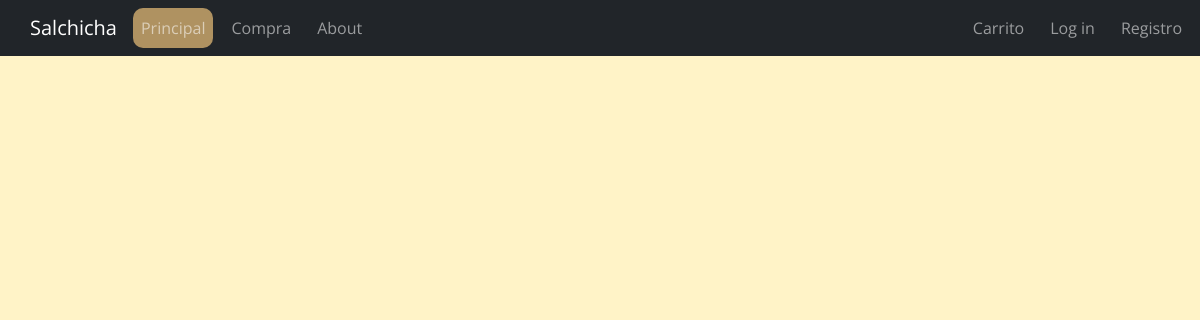
The app's page /compra, older data.
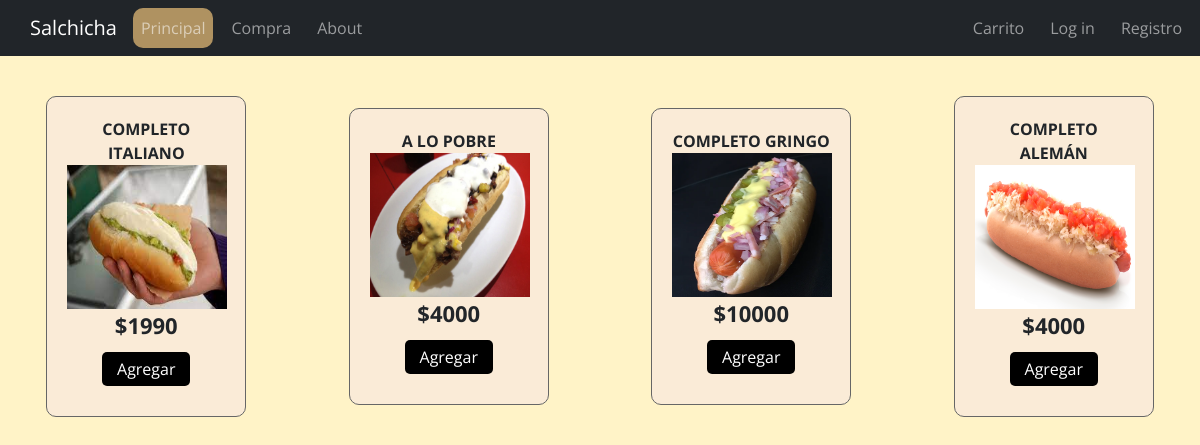
The same page, newer data.
### core/models.py (models this page shows, shortened)
class Producto(models.Model):
    nombre = models.CharField(max_length=100)
    descripcion = models.TextField()
    precio = models.PositiveIntegerField()
    stock = models.PositiveIntegerField()
    imagen = models.ImageField(upload_to='producto')

### core/views.py (the view)
# urls.py: path('compra', compra, name="compra"),
def compra(request):
    data = {
        'productos':Producto.objects.all()
    }
    return render(request, 'core/compra.html', data)

### core/templates/core/compra.html (shortened to what this page needs)
{% extends 'core/base.html' %}
{% load static %}
{% block css %}
<link rel="stylesheet" href="{% static 'core/'%}css/carrito.css">
{% endblock %}
{% block javascript %}
<link rel="stylesheet" href="https://cdnjs.cloudflare.com/ajax/libs/font-awesome/6.2.1/css/all.min.css" />
{% endblock %}
{% block contenido %}
    <section class="contenedor">
        <div class="contenedor-items">
            {% for producto in productos %}
            <div class="item">
                <span class="titulo-item"> {{ producto.nombre }} </span>
                <img src="{{ producto.imagen.url }}" alt="{{ producto.nombre }}" class="img-item">
                <span class="precio-item">${{producto.precio}} </span>
                <button class="boton-item">Agregar</button>
            </div>
            {% endfor %}
        </div>
    </section>
{% endblock %}

### core/templates/core/base.html (shortened to what this page needs)
<!doctype html>
<html lang="en">
<head>
  {% load static %}
  <link href="{% static 'core/'%}css/style.css" rel="stylesheet">
  {% block css %}
  {% endblock %}
</head>
<body class="body">
  <nav class="navbar navbar-expand-lg navbar-dark bg-dark" style="padding-left: 30px;">
    <a class="navbar-brand" href="#">Salchicha</a>
    <div class="collapse navbar-collapse" id="navbarSupportedContent">
      <ul class="navbar-nav mr-auto">
        <li class="nav-item active">
          <a class="nav-link" href="{% url 'home' %}">Principal</a>
        </li>
        <li class="nav-item">
          <a class="nav-link" href="{% url 'compra' %}">Compra</a>
        </li>
        <li class="nav-item">
          <a class="nav-link" href="{% url 'about' %}">About</a>
        </li>
      </ul>
    </div>
    <div class="navbar-collapse justify-content-end">
      <ul class="navbar-nav ml-auto">
        <li class="nav-item">
          <a class="nav-link" href="{% url 'carrito' %}">Carrito</a>
        </li>
        <li class="nav-item">
          <a class="nav-link" href="{% url 'login' %}">Log in</a>
        </li>
        <li class="nav-item">
          <a class="nav-link" href="{% url 'registrarse' %}">Registro</a>
        </li>
      </ul>
    </div>
  </nav>
  {% block contenido %}
  {% endblock %}
  <link href="https://cdn.jsdelivr.net/npm/bootstrap@5.3.0-alpha3/dist/css/bootstrap.min.css" rel="stylesheet"
>
  {% block javascript %}
  {% endblock %}
</body>
</html>

### core/static/core/css/style.css (style rules this page uses)
.body { background-color: #fff3c7; }
.active { background-color: #af9261; }
.nav-item { margin-right: 10px; border-radius: 10px; }

### core/static/core/css/carrito.css (style rules this page uses)
* { margin: 0; padding:0; font-family: 'Open Sans'; }
.contenedor { max-width: 1200px; padding: 10px; margin: auto; display: flex; justify-content: space-between; contain: paint; }
.contenedor .contenedor-items { margin-top: 30px; display: grid; grid-template-columns: repeat(auto-fit, minmax(220px, 1fr)); grid-gap:30px; grid-row-gap: 30px; width: 100%; transition: .3s; }
.contenedor .contenedor-items .item { max-width: 200px; margin: auto; border: 1px solid #666; border-radius: 10px; padding: 20px; transition: .3s; background-color:antiquewhite; }
.contenedor .contenedor-items .item .img-item { width: 10rem; height: 9rem; }
.contenedor .contenedor-items .item .titulo-item { display: block; font-weight: bold; text-align: center; text-transform: uppercase; }
.contenedor .contenedor-items .item .precio-item { display: block; text-align: center; font-weight: bold; font-size: 22px; }
.contenedor .contenedor-items .item .boton-item { display: block; margin: 10px auto; border: none; background-color: black; color: #fff; padding: 5px 15px; border-radius: 5px; cursor: pointer; }

Row changes from the older to the newer data that the page shows:
added Producto: nombre "COMPLETO ITALIANO", imagen (picture), precio "1990"
added Producto: nombre "A LO POBRE", imagen (picture), precio "4000"
added Producto: nombre "COMPLETO GRINGO", imagen (picture), precio "10000"
added Producto: nombre "COMPLETO ALEMÁN", imagen (picture), precio "4000"
